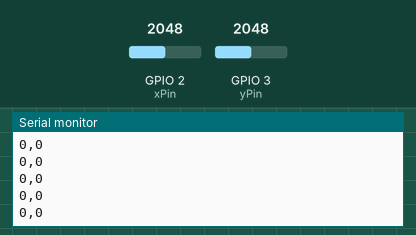
Recording of a program running on a simulated Seeed XIAO ESP32-C3. On the bench: the last lines printed to the serial monitor. The test bench sets the inputs (shaded band); at power-on: GPIO 2 (xPin) = 2048, GPIO 3 (yPin) = 2048.

Above: at 1.2 s.
1.3 s: GPIO 2 (xPin) set to 2866
At 2.1 s:
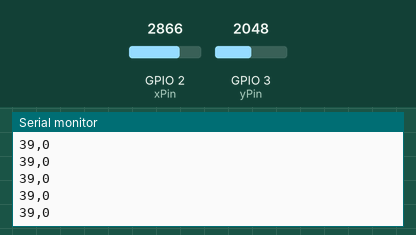
2.8 s: GPIO 3 (yPin) set to 2866
At 3.9 s:
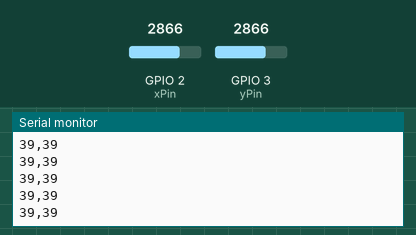
4.3 s: GPIO 2 (xPin) set to 3603
At 5.4 s:
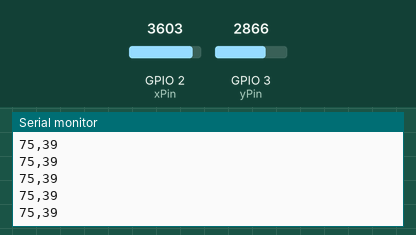
5.8 s: GPIO 3 (yPin) set to 3603
At 6.4 s:
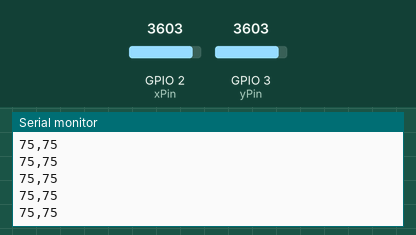
Timing chart, 0 to 8.3 s (numbered marks = the images above; inputs shaded):
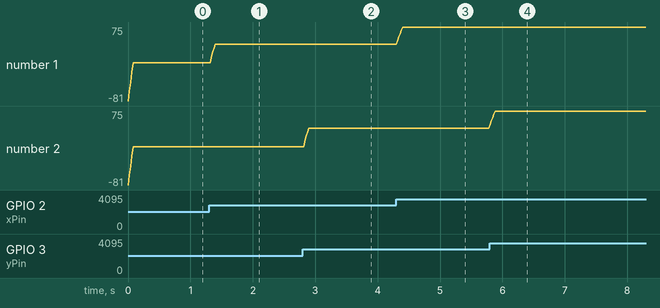

Measured:
- after the input at 1.3 s, the serial monitor: prints a new line at once (image 1)
- after the input at 2.8 s, the serial monitor: prints a new line at once (image 2)
- after the input at 4.3 s, the serial monitor: prints a new line at once (image 3)
- after the input at 5.8 s, the serial monitor: prints a new line at once (image 4)
- plotted number 1: 0 → 39 after the input at 1.3 s, 39 → 75 after the input at 4.3 s

The program:

main.cpp
```cpp
#include <Arduino.h>

const int xPin = 2; // X axis connected to GPIO 2
const int yPin = 3; // Y axis connected to GPIO 3

const int numReadings = 5; // Number of readings to average
int xReadings[numReadings];
int yReadings[numReadings];
int readIndex = 0;
int xTotal = 0;
int yTotal = 0;

void setup()
{
  Serial.begin(115200);
  while (!Serial)
  {
    ; // wait for serial port to connect. Needed for native USB
  }

  for (int i = 0; i < numReadings; i++)
  {
    xReadings[i] = 0;
    yReadings[i] = 0;
  }
}

void loop()
{
  xTotal = xTotal - xReadings[readIndex];
  yTotal = yTotal - yReadings[readIndex];

  xReadings[readIndex] = analogRead(xPin);
  yReadings[readIndex] = analogRead(yPin);

  xTotal = xTotal + xReadings[readIndex];
  yTotal = yTotal + yReadings[readIndex];

  readIndex = (readIndex + 1) % numReadings;

  int xAverage = xTotal / numReadings;
  int yAverage = yTotal / numReadings;

  int xMapped = map(xAverage, 0, 4095, -100, 100);
  int yMapped = map(yAverage, 0, 4095, -100, 100);

  // Apply a dead zone
  if (abs(xMapped) < 10)
    xMapped = 0;
  if (abs(yMapped) < 10)
    yMapped = 0;

  // Send the data over serial
  Serial.print(xMapped);
  Serial.print(",");
  Serial.println(yMapped);

  delay(20); // Adjust this for responsiveness vs stability
}
```
